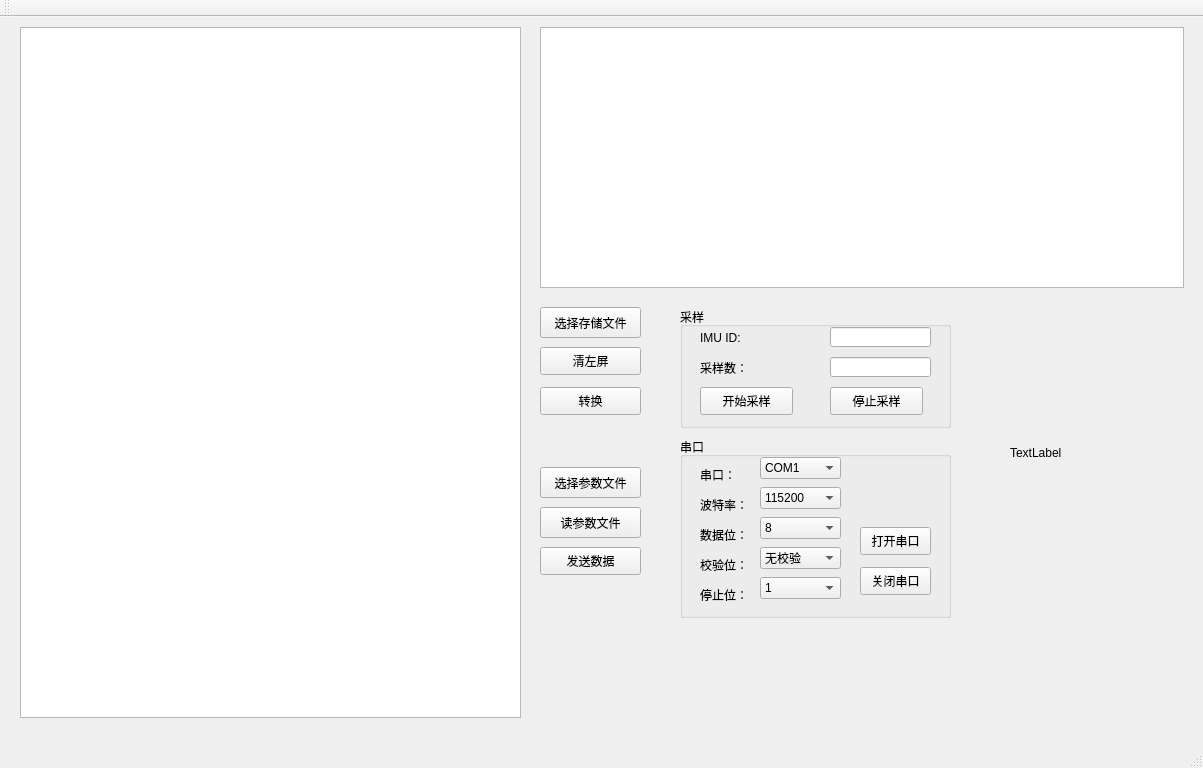
<?xml version="1.0" encoding="UTF-8"?>
<ui version="4.0">
 <class>MainWindow</class>
 <widget class="QMainWindow" name="MainWindow">
  <property name="geometry">
   <rect>
    <x>0</x>
    <y>0</y>
    <width>1203</width>
    <height>768</height>
   </rect>
  </property>
  <property name="windowTitle">
   <string>MainWindow</string>
  </property>
  <widget class="QWidget" name="centralWidget">
   <widget class="QTextBrowser" name="textBrowser">
    <property name="geometry">
     <rect>
      <x>20</x>
      <y>10</y>
      <width>501</width>
      <height>691</height>
     </rect>
    </property>
    <property name="frameShape">
     <enum>QFrame::StyledPanel</enum>
    </property>
    <property name="frameShadow">
     <enum>QFrame::Plain</enum>
    </property>
    <property name="lineWidth">
     <number>2</number>
    </property>
    <property name="midLineWidth">
     <number>0</number>
    </property>
   </widget>
   <widget class="QPushButton" name="sendMsgBtn">
    <property name="geometry">
     <rect>
      <x>540</x>
      <y>530</y>
      <width>101</width>
      <height>28</height>
     </rect>
    </property>
    <property name="text">
     <string>发送数据</string>
    </property>
   </widget>
   <widget class="QGroupBox" name="groupBox">
    <property name="geometry">
     <rect>
      <x>680</x>
      <y>420</y>
      <width>271</width>
      <height>181</height>
     </rect>
    </property>
    <property name="title">
     <string>串口</string>
    </property>
    <widget class="QLabel" name="label">
     <property name="geometry">
      <rect>
       <x>20</x>
       <y>30</y>
       <width>71</width>
       <height>16</height>
      </rect>
     </property>
     <property name="text">
      <string>串口：</string>
     </property>
    </widget>
    <widget class="QLabel" name="label_2">
     <property name="geometry">
      <rect>
       <x>20</x>
       <y>60</y>
       <width>72</width>
       <height>15</height>
      </rect>
     </property>
     <property name="text">
      <string>波特率：</string>
     </property>
    </widget>
    <widget class="QLabel" name="label_3">
     <property name="geometry">
      <rect>
       <x>20</x>
       <y>90</y>
       <width>72</width>
       <height>15</height>
      </rect>
     </property>
     <property name="text">
      <string>数据位：</string>
     </property>
    </widget>
    <widget class="QLabel" name="label_4">
     <property name="geometry">
      <rect>
       <x>20</x>
       <y>120</y>
       <width>72</width>
       <height>15</height>
      </rect>
     </property>
     <property name="text">
      <string>校验位：</string>
     </property>
    </widget>
    <widget class="QLabel" name="label_5">
     <property name="geometry">
      <rect>
       <x>20</x>
       <y>150</y>
       <width>72</width>
       <height>15</height>
      </rect>
     </property>
     <property name="text">
      <string>停止位：</string>
     </property>
    </widget>
    <widget class="QComboBox" name="stopBitsComboBox">
     <property name="geometry">
      <rect>
       <x>80</x>
       <y>140</y>
       <width>81</width>
       <height>22</height>
      </rect>
     </property>
     <item>
      <property name="text">
       <string>1</string>
      </property>
     </item>
     <item>
      <property name="text">
       <string>1.5</string>
      </property>
     </item>
     <item>
      <property name="text">
       <string>2</string>
      </property>
     </item>
    </widget>
    <widget class="QComboBox" name="parityComboBox">
     <property name="geometry">
      <rect>
       <x>80</x>
       <y>110</y>
       <width>81</width>
       <height>22</height>
      </rect>
     </property>
     <item>
      <property name="text">
       <string>无校验</string>
      </property>
     </item>
     <item>
      <property name="text">
       <string>奇校验</string>
      </property>
     </item>
     <item>
      <property name="text">
       <string>偶校验</string>
      </property>
     </item>
    </widget>
    <widget class="QComboBox" name="dataBitsComboBox">
     <property name="geometry">
      <rect>
       <x>80</x>
       <y>80</y>
       <width>81</width>
       <height>22</height>
      </rect>
     </property>
     <item>
      <property name="text">
       <string>8</string>
      </property>
     </item>
     <item>
      <property name="text">
       <string>7</string>
      </property>
     </item>
    </widget>
    <widget class="QComboBox" name="baudRateComboBox">
     <property name="geometry">
      <rect>
       <x>80</x>
       <y>50</y>
       <width>81</width>
       <height>22</height>
      </rect>
     </property>
     <item>
      <property name="text">
       <string>115200</string>
      </property>
     </item>
     <item>
      <property name="text">
       <string>9600</string>
      </property>
     </item>
     <item>
      <property name="text">
       <string>19200</string>
      </property>
     </item>
     <item>
      <property name="text">
       <string>57600</string>
      </property>
     </item>
    </widget>
    <widget class="QComboBox" name="portNameComboBox">
     <property name="geometry">
      <rect>
       <x>80</x>
       <y>20</y>
       <width>81</width>
       <height>22</height>
      </rect>
     </property>
     <item>
      <property name="text">
       <string>COM1</string>
      </property>
     </item>
     <item>
      <property name="text">
       <string>COM2</string>
      </property>
     </item>
     <item>
      <property name="text">
       <string>COM3</string>
      </property>
     </item>
     <item>
      <property name="text">
       <string>COM4</string>
      </property>
     </item>
     <item>
      <property name="text">
       <string>COM5</string>
      </property>
     </item>
     <item>
      <property name="text">
       <string>COM6</string>
      </property>
     </item>
     <item>
      <property name="text">
       <string>COM7</string>
      </property>
     </item>
     <item>
      <property name="text">
       <string>COM8</string>
      </property>
     </item>
     <item>
      <property name="text">
       <string>COM9</string>
      </property>
     </item>
     <item>
      <property name="text">
       <string>COM10</string>
      </property>
     </item>
     <item>
      <property name="text">
       <string>COM11</string>
      </property>
     </item>
     <item>
      <property name="text">
       <string>COM12</string>
      </property>
     </item>
     <item>
      <property name="text">
       <string>COM13</string>
      </property>
     </item>
     <item>
      <property name="text">
       <string>COM14</string>
      </property>
     </item>
     <item>
      <property name="text">
       <string>COM15</string>
      </property>
     </item>
     <item>
      <property name="text">
       <string>COM16</string>
      </property>
     </item>
     <item>
      <property name="text">
       <string>COM17</string>
      </property>
     </item>
     <item>
      <property name="text">
       <string>COM18</string>
      </property>
     </item>
     <item>
      <property name="text">
       <string>COM19</string>
      </property>
     </item>
     <item>
      <property name="text">
       <string>COM20</string>
      </property>
     </item>
     <item>
      <property name="text">
       <string>COM21</string>
      </property>
     </item>
     <item>
      <property name="text">
       <string>COM22</string>
      </property>
     </item>
     <item>
      <property name="text">
       <string>COM23</string>
      </property>
     </item>
     <item>
      <property name="text">
       <string>COM24</string>
      </property>
     </item>
     <item>
      <property name="text">
       <string>COM25</string>
      </property>
     </item>
     <item>
      <property name="text">
       <string>COM26</string>
      </property>
     </item>
     <item>
      <property name="text">
       <string>COM27</string>
      </property>
     </item>
     <item>
      <property name="text">
       <string>COM28</string>
      </property>
     </item>
     <item>
      <property name="text">
       <string>COM29</string>
      </property>
     </item>
     <item>
      <property name="text">
       <string>COM30</string>
      </property>
     </item>
    </widget>
    <widget class="QPushButton" name="openMyComBtn">
     <property name="geometry">
      <rect>
       <x>180</x>
       <y>90</y>
       <width>71</width>
       <height>28</height>
      </rect>
     </property>
     <property name="text">
      <string>打开串口</string>
     </property>
    </widget>
    <widget class="QPushButton" name="closeMyComBtn">
     <property name="geometry">
      <rect>
       <x>180</x>
       <y>130</y>
       <width>71</width>
       <height>28</height>
      </rect>
     </property>
     <property name="text">
      <string>关闭串口</string>
     </property>
    </widget>
   </widget>
   <widget class="QPushButton" name="TranBtn">
    <property name="geometry">
     <rect>
      <x>540</x>
      <y>370</y>
      <width>101</width>
      <height>28</height>
     </rect>
    </property>
    <property name="text">
     <string>转换</string>
    </property>
   </widget>
   <widget class="QPushButton" name="CleanLeftScreamBtn">
    <property name="geometry">
     <rect>
      <x>540</x>
      <y>330</y>
      <width>101</width>
      <height>28</height>
     </rect>
    </property>
    <property name="text">
     <string>清左屏</string>
    </property>
   </widget>
   <widget class="QPushButton" name="ReadFileBtn">
    <property name="geometry">
     <rect>
      <x>540</x>
      <y>490</y>
      <width>101</width>
      <height>31</height>
     </rect>
    </property>
    <property name="text">
     <string>读参数文件</string>
    </property>
   </widget>
   <widget class="QPushButton" name="ChooseFileBtn">
    <property name="geometry">
     <rect>
      <x>540</x>
      <y>450</y>
      <width>101</width>
      <height>31</height>
     </rect>
    </property>
    <property name="text">
     <string>选择参数文件</string>
    </property>
   </widget>
   <widget class="QPushButton" name="ChooseSaveFilePathBtn">
    <property name="geometry">
     <rect>
      <x>540</x>
      <y>290</y>
      <width>101</width>
      <height>31</height>
     </rect>
    </property>
    <property name="text">
     <string>选择存储文件</string>
    </property>
   </widget>
   <widget class="QGroupBox" name="SampleGpBox">
    <property name="geometry">
     <rect>
      <x>680</x>
      <y>290</y>
      <width>271</width>
      <height>121</height>
     </rect>
    </property>
    <property name="title">
     <string>采样</string>
    </property>
    <widget class="QLabel" name="label_6">
     <property name="geometry">
      <rect>
       <x>20</x>
       <y>20</y>
       <width>54</width>
       <height>21</height>
      </rect>
     </property>
     <property name="text">
      <string>IMU ID:</string>
     </property>
    </widget>
    <widget class="QLineEdit" name="IMU_ID_lineEdit">
     <property name="geometry">
      <rect>
       <x>150</x>
       <y>20</y>
       <width>101</width>
       <height>20</height>
      </rect>
     </property>
    </widget>
    <widget class="QPushButton" name="StartSampleBtn">
     <property name="geometry">
      <rect>
       <x>20</x>
       <y>80</y>
       <width>93</width>
       <height>28</height>
      </rect>
     </property>
     <property name="text">
      <string>开始采样</string>
     </property>
    </widget>
    <widget class="QPushButton" name="StopSampleBtn">
     <property name="geometry">
      <rect>
       <x>150</x>
       <y>80</y>
       <width>93</width>
       <height>28</height>
      </rect>
     </property>
     <property name="text">
      <string>停止采样</string>
     </property>
    </widget>
    <widget class="QLabel" name="label_14">
     <property name="geometry">
      <rect>
       <x>20</x>
       <y>50</y>
       <width>54</width>
       <height>21</height>
      </rect>
     </property>
     <property name="text">
      <string>采样数：</string>
     </property>
    </widget>
    <widget class="QLineEdit" name="SampleTotal_lineEdit">
     <property name="geometry">
      <rect>
       <x>150</x>
       <y>50</y>
       <width>101</width>
       <height>20</height>
      </rect>
     </property>
    </widget>
   </widget>
   <widget class="QTableView" name="tableView">
    <property name="geometry">
     <rect>
      <x>540</x>
      <y>10</y>
      <width>644</width>
      <height>261</height>
     </rect>
    </property>
    <property name="frameShadow">
     <enum>QFrame::Plain</enum>
    </property>
   </widget>
   <widget class="QLabel" name="TotalCmd_label">
    <property name="geometry">
     <rect>
      <x>1010</x>
      <y>420</y>
      <width>111</width>
      <height>31</height>
     </rect>
    </property>
    <property name="text">
     <string>TextLabel</string>
    </property>
   </widget>
  </widget>
  <widget class="QMenuBar" name="menuBar">
   <property name="geometry">
    <rect>
     <x>0</x>
     <y>0</y>
     <width>1203</width>
     <height>25</height>
    </rect>
   </property>
  </widget>
  <widget class="QToolBar" name="mainToolBar">
   <attribute name="toolBarArea">
    <enum>TopToolBarArea</enum>
   </attribute>
   <attribute name="toolBarBreak">
    <bool>false</bool>
   </attribute>
  </widget>
  <widget class="QStatusBar" name="statusBar"/>
 </widget>
 <layoutdefault spacing="6" margin="11"/>
 <resources/>
 <connections/>
</ui>
